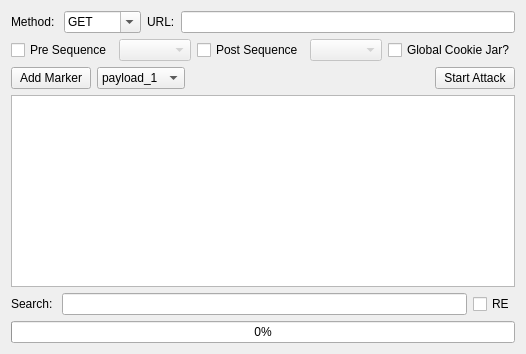
              <widget class="QWidget" name="tab_19">
               <attribute name="title">
                <string>Request</string>
               </attribute>
               <layout class="QVBoxLayout" name="verticalLayout_27">
                <item>
                 <layout class="QHBoxLayout" name="horizontalLayout_13">
                  <item>
                   <widget class="QLabel" name="label_46">
                    <property name="text">
                     <string>Method: </string>
                    </property>
                   </widget>
                  </item>
                  <item>
                   <widget class="QComboBox" name="stdFuzzerReqMethod">
                    <property name="editable">
                     <bool>true</bool>
                    </property>
                    <item>
                     <property name="text">
                      <string>GET</string>
                     </property>
                    </item>
                    <item>
                     <property name="text">
                      <string>POST</string>
                     </property>
                    </item>
                    <item>
                     <property name="text">
                      <string>HEAD</string>
                     </property>
                    </item>
                    <item>
                     <property name="text">
                      <string>PUT</string>
                     </property>
                    </item>
                    <item>
                     <property name="text">
                      <string>DELETE</string>
                     </property>
                    </item>
                   </widget>
                  </item>
                  <item>
                   <widget class="QLabel" name="wfGenHostLabel">
                    <property name="text">
                     <string>URL:</string>
                    </property>
                   </widget>
                  </item>
                  <item>
                   <widget class="QLineEdit" name="wfStdUrlEdit"/>
                  </item>
                 </layout>
                </item>
                <item>
                 <layout class="QHBoxLayout" name="horizontalLayout_21">
                  <item>
                   <widget class="QCheckBox" name="wfStdPreChk">
                    <property name="sizePolicy">
                     <sizepolicy hsizetype="Fixed" vsizetype="Fixed">
                      <horstretch>0</horstretch>
                      <verstretch>0</verstretch>
                     </sizepolicy>
                    </property>
                    <property name="text">
                     <string>Pre Sequence</string>
                    </property>
                   </widget>
                  </item>
                  <item>
                   <widget class="QComboBox" name="wfStdPreBox">
                    <property name="enabled">
                     <bool>false</bool>
                    </property>
                   </widget>
                  </item>
                  <item>
                   <widget class="QCheckBox" name="wfStdPostChk">
                    <property name="sizePolicy">
                     <sizepolicy hsizetype="Fixed" vsizetype="Fixed">
                      <horstretch>0</horstretch>
                      <verstretch>0</verstretch>
                     </sizepolicy>
                    </property>
                    <property name="text">
                     <string>Post Sequence</string>
                    </property>
                   </widget>
                  </item>
                  <item>
                   <widget class="QComboBox" name="wfStdPostBox">
                    <property name="enabled">
                     <bool>false</bool>
                    </property>
                   </widget>
                  </item>
                  <item alignment="Qt::AlignRight">
                   <widget class="QCheckBox" name="webFuzzerUseGlobalCookieJar">
                    <property name="text">
                     <string>Global Cookie Jar?</string>
                    </property>
                   </widget>
                  </item>
                 </layout>
                </item>
                <item>
                 <layout class="QHBoxLayout" name="horizontalLayout_15">
                  <property name="topMargin">
                   <number>0</number>
                  </property>
                  <item>
                   <widget class="QPushButton" name="wfStdAddButton">
                    <property name="maximumSize">
                     <size>
                      <width>125</width>
                      <height>16777215</height>
                     </size>
                    </property>
                    <property name="text">
                     <string>Add Marker</string>
                    </property>
                   </widget>
                  </item>
                  <item>
                   <widget class="QComboBox" name="stdFuzzPayloadBox">
                    <property name="toolTip">
                     <string>Choose a payload from the dropbown box</string>
                    </property>
                    <item>
                     <property name="text">
                      <string>payload_1</string>
                     </property>
                    </item>
                    <item>
                     <property name="text">
                      <string>payload_2</string>
                     </property>
                    </item>
                    <item>
                     <property name="text">
                      <string>payload_3</string>
                     </property>
                    </item>
                    <item>
                     <property name="text">
                      <string>payload_4</string>
                     </property>
                    </item>
                    <item>
                     <property name="text">
                      <string>payload_5</string>
                     </property>
                    </item>
                   </widget>
                  </item>
                  <item>
                   <spacer name="horizontalSpacer_16">
                    <property name="orientation">
                     <enum>Qt::Horizontal</enum>
                    </property>
                    <property name="sizeHint" stdset="0">
                     <size>
                      <width>40</width>
                      <height>20</height>
                     </size>
                    </property>
                   </spacer>
                  </item>
                  <item>
                   <widget class="QPushButton" name="wfStdStartButton">
                    <property name="text">
                     <string>Start Attack</string>
                    </property>
                   </widget>
                  </item>
                 </layout>
                </item>
                <item>
                 <widget class="QPlainTextEdit" name="wfStdEdit"/>
                </item>
                <item>
                 <layout class="QHBoxLayout" name="horizontalLayout_16">
                  <item>
                   <widget class="QLabel" name="wfGenSearchLabel">
                    <property name="text">
                     <string>Search: </string>
                    </property>
                   </widget>
                  </item>
                  <item>
                   <widget class="QLineEdit" name="wfStdSearchEdit"/>
                  </item>
                  <item>
                   <widget class="QCheckBox" name="wfStdReBox">
                    <property name="text">
                     <string>RE</string>
                    </property>
                   </widget>
                  </item>
                 </layout>
                </item>
                <item>
                 <widget class="QProgressBar" name="fuzzerStandardProgressBar">
                  <property name="value">
                   <number>0</number>
                  </property>
                 </widget>
                </item>
               </layout>
              </widget>
